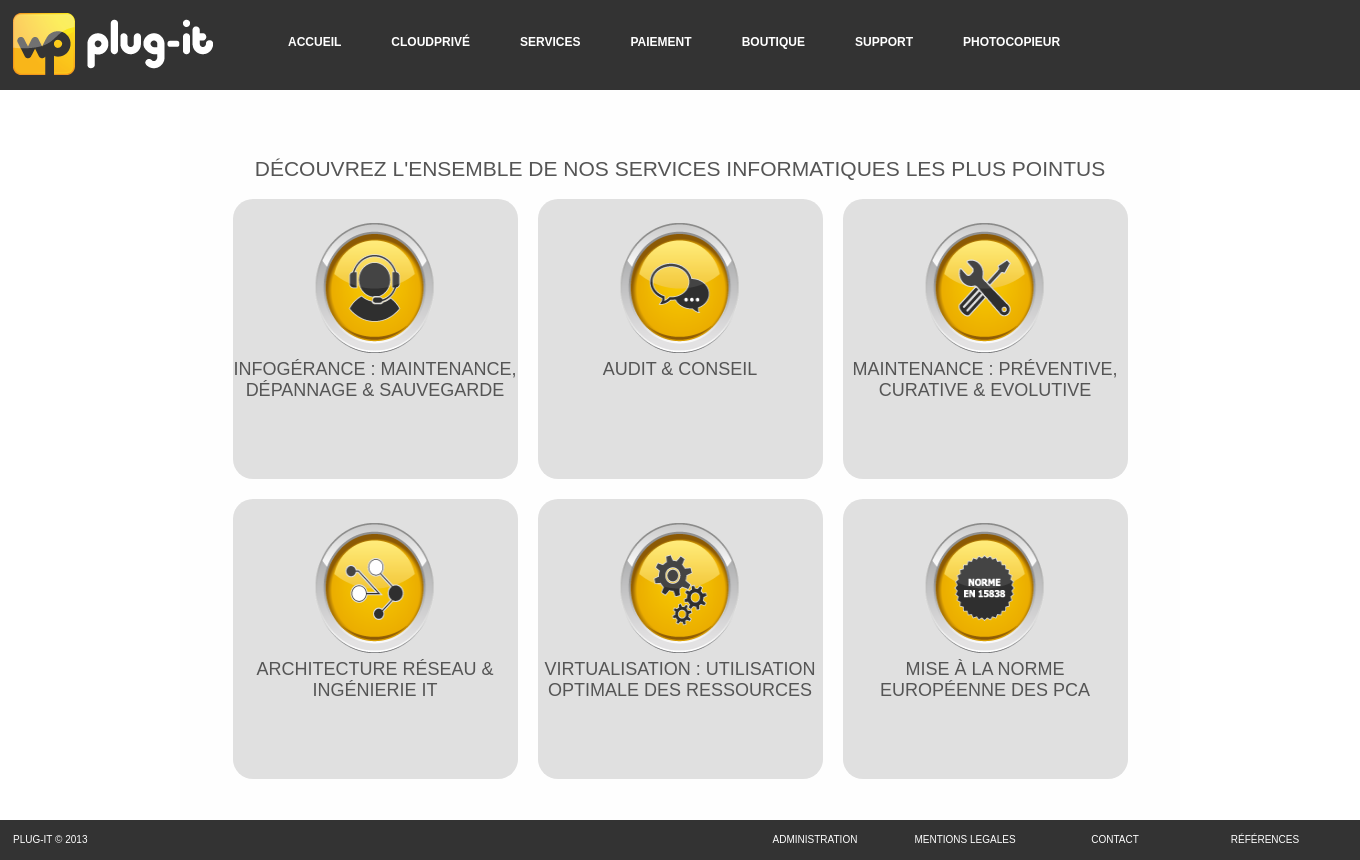
Page /Index.php?page=services&mode=view on the committed database.
### tables this page shows
CREATE TABLE IF NOT EXISTS `menu` (
  `id` int(11) NOT NULL AUTO_INCREMENT,
  `interne` tinyint(1) NOT NULL,
  `active` tinyint(1) NOT NULL,
  `nom` varchar(50) NOT NULL,
  `baseName` varchar(50) NOT NULL,
  `position` int(11) NOT NULL,
  `lien` varchar(255) NOT NULL,
  `meta` text NOT NULL,
  PRIMARY KEY (`id`)
);

CREATE TABLE IF NOT EXISTS `services` (
  `id` int(11) NOT NULL AUTO_INCREMENT,
  `titre` varchar(100) NOT NULL,
  `corps` text NOT NULL,
  `image` varchar(100) NOT NULL,
  `subtitre` varchar(50) NOT NULL,
  `date` timestamp NOT NULL DEFAULT CURRENT_TIMESTAMP,
  `ordre` int(11) NOT NULL,
  PRIMARY KEY (`id`)
);

### connexionbddplugit.class.php (called while the page is built, shortened)
<?php
class connexionbddplugit
{
	private static $connexion = null;
	public static function getInstance ()
	{
		if (is_null(self::$connexion))
		{
			try
			{
				$connexion = new PDO('mysql:host=localhost;dbname=plugit2','root','');
			} catch ( Exception $e )
			{
			echo "Connection à MySQL impossible : ", $e->getMessage();
			die();
			}
			$connexion->setAttribute(PDO::ATTR_ERRMODE, PDO::ERRMODE_EXCEPTION);
			$connexion->setAttribute(PDO::ATTR_EMULATE_PREPARES, false);
			$connexion->exec("SET CHARACTER SET utf8");
		}
		return $connexion;
	}
}
?>

### Include/common/Banniere.php (the view, shortened to what this page needs)
<div>
	<div style="min-width:1350px;"><a href="index.php?page=accueil"><img src="images/logotype_plug_it.png" style="border:none;float:left; margin:13px 50px 13px 13px;"/></a>
	<ul id="menu">
		<?php
		require_once('./connexionbddplugit.class.php');
		try
		{
			$rq = connexionbddplugit::getInstance()->query("SELECT * FROM menu ORDER BY position");
			while($ar=$rq->fetch())
			{
				if($ar['active'] == true)
				{
					echo '
					<li id="li_'.$ar['id'].'"><a href="'.$_SESSION['protocol'].$_SESSION['current_loc'].$ar['lien'].'"';
					echo '>'.$ar['nom'].'</a>';
					echo '<ul id="li_sousmenu'.$ar['id'].'">';
					echo '</ul></li>';
				}
			}
		} catch ( Exception $e ) {
			echo "Une erreur est survenue : ".$e->getMessage();
		}
		?>
	</ul>
	</div>
</div>

### Include/invite/services.php (shortened to what this page needs)
<?php
	require_once('./connexionbddplugit.class.php');
	switch($_GET['mode'])
	{
		case 'view':
			echo'<div style="margin:auto;width:980px;">
				<h2>DéCOUVREZ L\'ENSEMBLE DE NOS SERVICES INFORMATIQUES LES PLUS POINTUS</h2>';
					try{
						$retour = connexionbddplugit::getInstance()->query('SELECT * FROM services ORDER BY ordre');
						$i=1;
						echo '<table cellspacing="20" style="margin:auto;">';
						while ($donnees = $retour->fetch())
							{
								if($i == 1)
									echo '<tr>';
								echo '<td>
								<div class="blockservice" onclick="location.href=\''.$_SESSION['protocol'].$_SESSION['current_loc'].'index.php?page=services&mode=viewone&id='.$donnees['id'].'\'">';
								echo'
									<img src="'.$donnees['image'].'"  width="280" height="157" style="margin-left:5%;width:90%;"/><br/>
									<h3 style="font-size:18px;">'.$donnees['titre'].'</h3>
								</div></td>';
								$i++;
								if($i > 3)
								{
									$i=1;
									echo '</tr>';
								}
							}
						echo '</table>';
					} catch ( Exception $e ) {
						echo "Une erreur est survenue : ".$e->getMessage();
					}
				echo '</div>';
		break;
	}

### css/styles.css (style rules this page uses)
* { padding: 0px; margin: 0px; outline: none; }

### styles/index.css (style rules this page uses)
.blockservice { width:285px; height: 280px; background-color:#e0e0e0; border-radius:20px; cursor: pointer; margin-right:10px; margin-left:10px; margin-top:20px; }
#menu { min-width: 1250px; margin: 0 0 0 100px; padding: 0px 0px 0px 0px; list-style: none; background: #333333; }
#menu li { float: left; padding: 30px 15px 30px 15px; position: relative; height:30px; }
#menu a { float: left; height: 25px; display:block; padding:0px 10px 0px 10px; color: #333333; text-transform: uppercase; font: bold 12px/25px Arial, Helvetica; text-decoration: none; color:white; }
#menu:after { visibility: hidden; display: block; font-size: 0; content: " "; clear: both; height: 0; }
h2,h3 { text-align: center; font-weight: normal; font-size:21px; line-height:21px; text-transform:uppercase; }
body { color:#555555; font-size:10pt; font-family: Arial,Helvetica,sans-serif; padding:0; margin: 0; }
html { margin:0; }

### rows in the picture
menu: nom "ACCUEIL"
menu: nom "CLOUDPRIVÉ"
menu: nom "SERVICES"
menu: nom "PAIEMENT"
menu: nom "BOUTIQUE"
menu: nom "SUPPORT"
menu: nom "PHOTOCOPIEUR"
services: image (picture), titre "INFOGÉRANCE : MAINTENANCE, DÉPANNAGE & SAUVEGARDE"
services: image (picture), titre "AUDIT & CONSEIL"
services: image (picture), titre "MAINTENANCE : PRÉVENTIVE, CURATIVE & EVOLUTIVE"
services: image (picture), titre "ARCHITECTURE RÉSEAU & INGÉNIERIE IT"
services: image (picture), titre "VIRTUALISATION : UTILISATION OPTIMALE DES RESSOURCES"
services: image (picture), titre "MISE À LA NORME EUROPÉENNE DES PCA"
